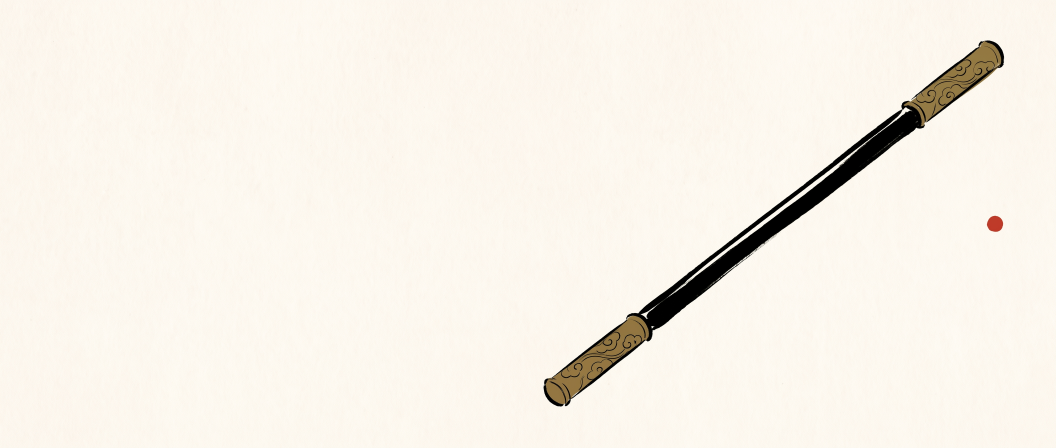
#> input picture assets/promo/hero-set/raw/hero-01-ruyi-staff.jpg, 3168 x 1344 px (shown at 1/3 size)
$ python _w1073_fix_band.py ../../../../assets/promo/hero-set/raw/hero-01-ruyi-staff.jpg out.png
#> lines starting #> are read from the running program, lines starting #| are printed output that depends on the picture; after the words box and inside, x2 and y2 are one past the last pixel; in counts of white or black regions, pixels touching at a corner belong together
# -*- coding: utf-8 -*-
"""W1073 · 09 专项 v2：底部亮带（云海地平线）程序化清除。

背景（实测 W1073 · 09 筋斗云）：
  AI image-to-image 连续 3 次都画出一条「云海地平线」亮带 ⇒ 达任务书
  「连续 3 次返工不达标 → 停手登记遗留」红线。但主体本身完好（K1 边缘配对 0.878·
  云纹涡卷与拖尾完整·朱砂点睛在位）⇒ 改用**确定性程序化修复**。

v2 修正（v1 实证缺陷）：v1 逐行判定 ⇒ 每行独立替换 ⇒ 阶梯状硬边。
  ⇒ v2 改为**按纵向连续的亮带块**处理：
     1) 掩码 = 非主体区 & 亮度显著高于纸底基线；
     2) 对掩码做**列方向**的纵向游程合并（同一列上连续的高亮像素归为一簇）
        ——亮带是**横向宽、纵向成片**的；笔画是横细长条 ⇒ 列游程长度可区分；
     3) 列游程长度 ≥ 120px 的 ⇒ 判为亮带列；
     4) 亮带列内的高亮像素按**垂直羽化**压回纸底（用该列的连续高亮段的上下端做线性渐隐）
        ⇒ 无硬边、无阶梯。
"""
import argparse

import numpy as np
from PIL import Image

W, H = 2400, 1017
DARK_PAPER = np.array([34, 29, 22], dtype=float)


def crop_to_spec(im):
    w, h = im.size
    t = W / H
    if w / h > t:
        nw = int(round(h * t)); x0 = (w - nw) // 2
        return im.crop((x0, 0, x0 + nw, h)).resize((W, H), Image.LANCZOS)
    nh = int(round(w / t)); y0 = (h - nh) // 2
    return im.crop((0, y0, w, y0 + nh)).resize((W, H), Image.LANCZOS)


def build_subject_mask(a, L, sat):
    """主体掩码：强边缘 + 饱和亮色（线条本体）——亮带不属于主体。"""
    g = np.maximum(np.abs(np.diff(L, axis=1))[:-1, :], np.abs(np.diff(L, axis=0))[:, :-1])
    subject = np.zeros_like(L, dtype=bool)
    subject[:g.shape[0], :g.shape[1]] |= (g > 6.0)
    subject[:g.shape[0], 1:g.shape[1] + 1] |= (g > 6.0)
    subject[1:, :g.shape[1]] |= (g > 6.0)
    subject[1:, 1:g.shape[1] + 1] |= (g > 6.0)
    subject |= (L > 95) & (sat > 0.15)
    return subject


def fix_band(src, dst, min_run=120):
#> called with dst = 'out.png', min_run = 120
    im = crop_to_spec(Image.open(src).convert('RGB'))
#> in crop_to_spec, `w, h = im.size`: w = 3168; h = 1344
#> in crop_to_spec, `nh = int(round(w / t))`: nh = 1342
#> in crop_to_spec, `y0 = (h - nh) // 2`: y0 = 1
    a = np.asarray(im).astype(float)
    L = 0.299 * a[:, :, 0] + 0.587 * a[:, :, 1] + 0.114 * a[:, :, 2]
    mx = a.max(2); mn = a.min(2)
    sat = np.where(mx > 0, (mx - mn) / np.maximum(mx, 1), 0)
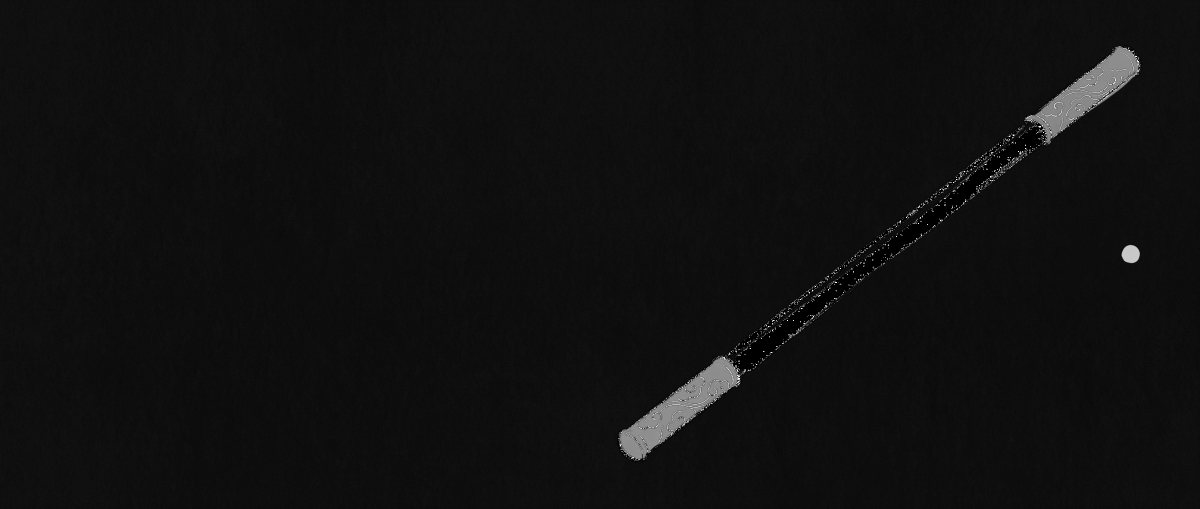
#> sat: shape (1017, 2400) float64 (shown at 1/2 size); min 0, max 1, mean 0.0623

    subject = build_subject_mask(a, L, sat)
#> in build_subject_mask, `subject[:g.shape[0], :g.shape[1]] |= (g > 6.0)`:
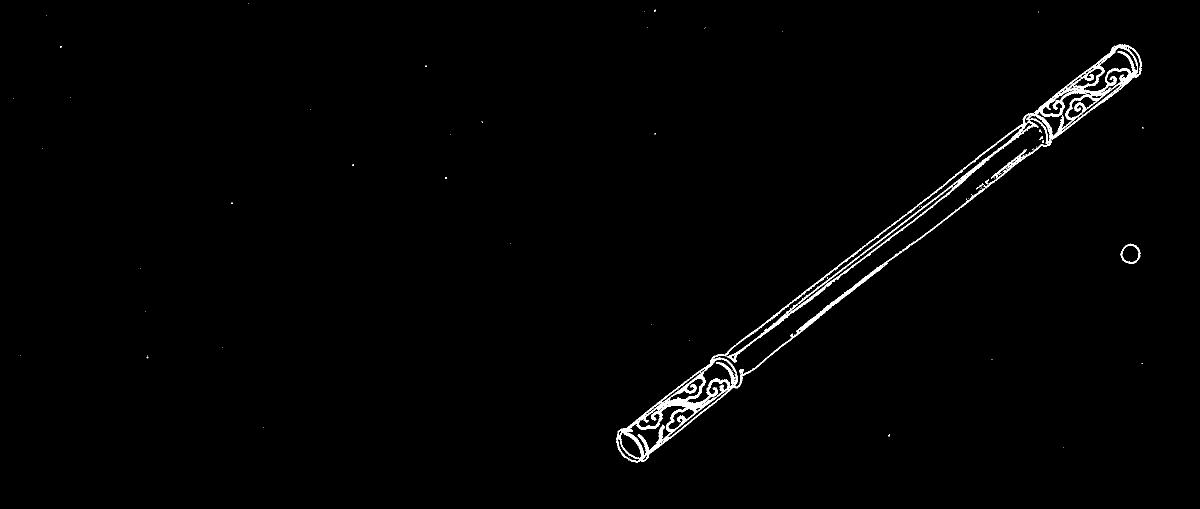
#> subject: shape (1017, 2400) bool (shown at 1/2 size); 1.1% white; 72 white regions (68 under 20 px), largest, box (x1, y1, x2, y2) and area: (1233, 89, 2284, 925) 26514, (2241, 487, 2281, 528) 359, (1970, 358, 1978, 369) 34, (2079, 272, 2086, 280) 29
#> in build_subject_mask, `subject |= (L > 95) & (sat > 0.15)`:
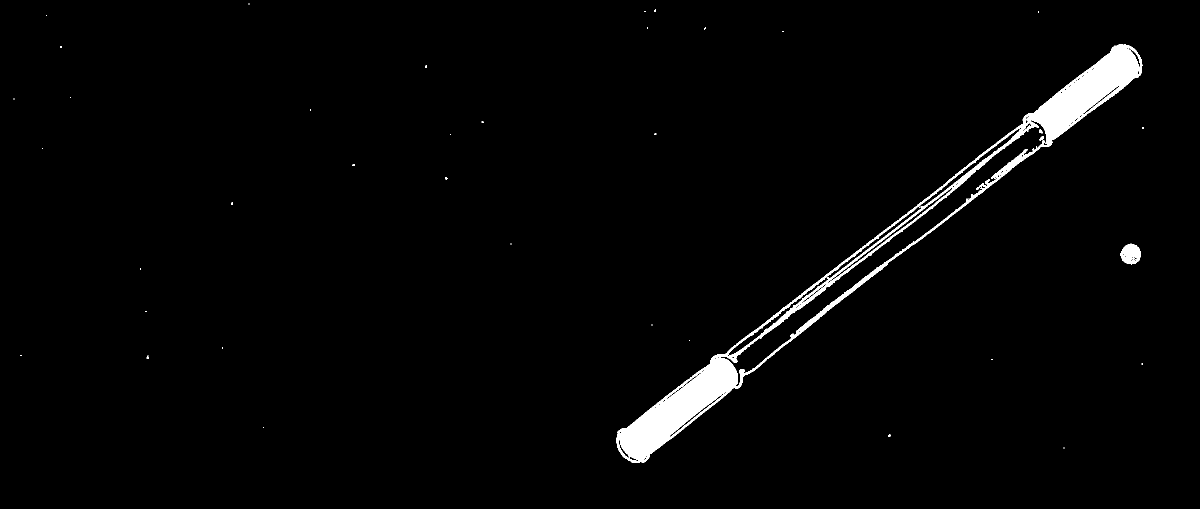
#> subject: shape (1017, 2400) bool (shown at 1/2 size); 2.2% white; 41 white regions (35 under 20 px), largest, box (x1, y1, x2, y2) and area: (1233, 89, 2285, 926) 51248, (2241, 487, 2282, 529) 1159, (2079, 272, 2087, 281) 45, (2078, 259, 2085, 267) 35, (2084, 281, 2089, 287) 28, (293, 711, 298, 718) 21
    paper_band = (L < 95) & (sat < 0.55)
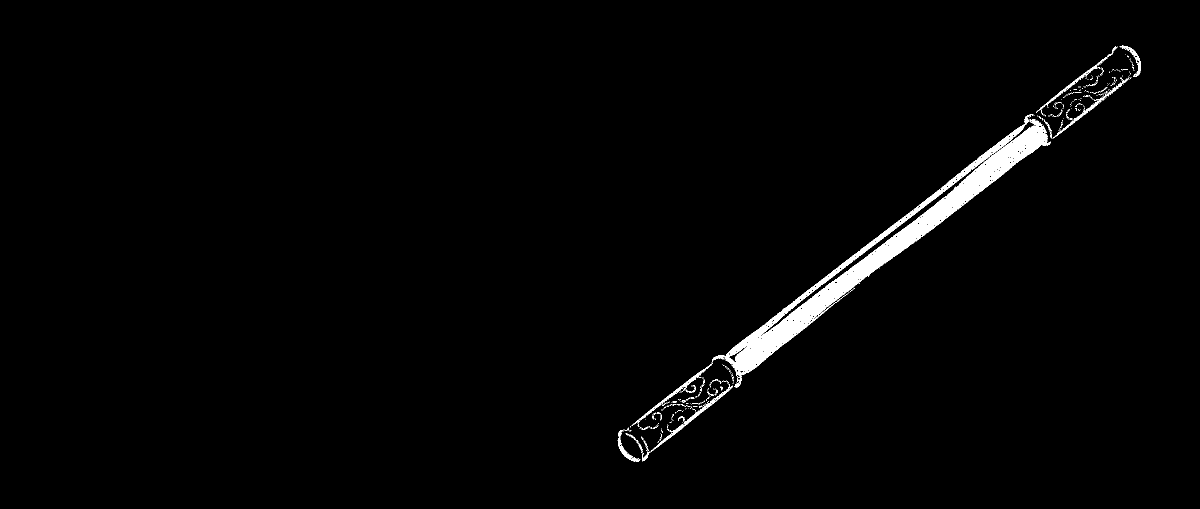
#> paper_band: shape (1017, 2400) bool (shown at 1/2 size); 1.7% white; 458 white regions (439 under 20 px), largest, box (x1, y1, x2, y2) and area: (1423, 229, 2102, 776) 35571, (1301, 768, 1466, 904) 950, (1264, 726, 1426, 852) 801
    bg_level = float(np.median(L[paper_band])) if paper_band.sum() else 34.0
#> bg_level = 0
    cand = (L > bg_level + 22) & (~subject)
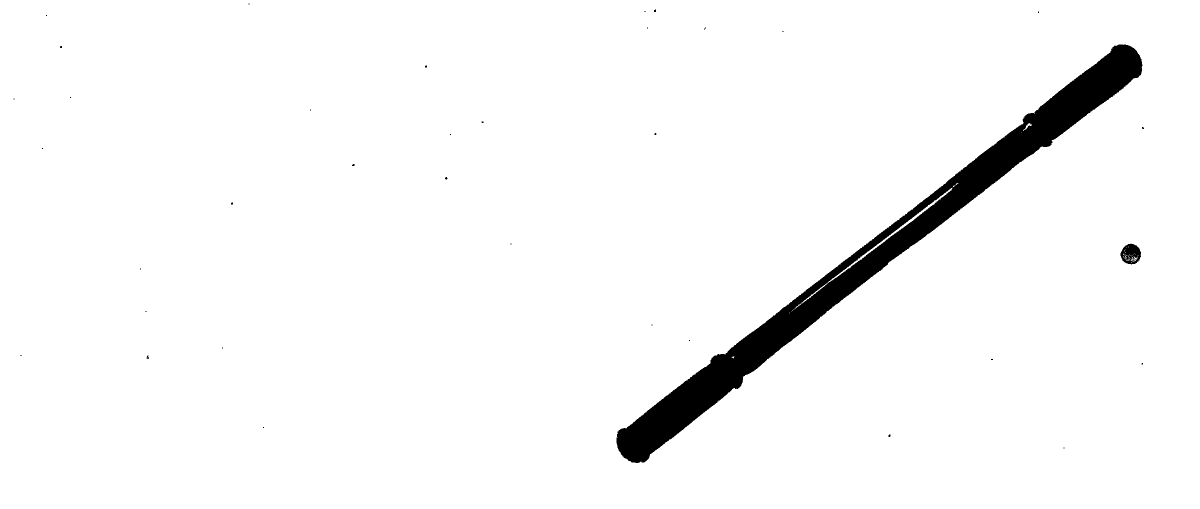
#> cand: shape (1017, 2400) bool (shown at 1/2 size); 96.5% white; 36 black regions (33 under 20 px), largest, box (x1, y1, x2, y2) and area: (1233, 89, 2285, 926) 83108, (2241, 487, 2282, 529) 1159, (293, 711, 298, 718) 21

    # —— 列游程：找出每列里纵向连续的长高亮段 ——
    band_cols = np.zeros(W, dtype=bool)
    segs = []          # (col, y_start, y_end)
    for x in range(W):
        col = cand[:, x]
        ys = np.where(col)[0]
        if len(ys) == 0:
            continue
        start, prev = ys[0], ys[0]
        for y in list(ys[1:]) + [10 ** 9]:
            if y != prev + 1:
                if prev - start + 1 >= min_run:
                    band_cols[x] = True
                    segs.append((x, start, prev))
                start = y
            prev = y
#> after the loop, segs = 3403 items, first 6: (0, 0, 1016), (1, 0, 1016), (2, 0, 1016), (3, 0, 1016), (4, 0, 1016), (5, 0, 1016)

    if not segs:
        print('  未检出亮带列 · 原样输出')
        im.save(dst, 'WEBP', quality=90, method=6)
        return 0

    out = a.copy()
    # 每列：把该列内的长高亮段按垂直渐隐压回纸底
    for x, s, e in segs:
        seg_len = e - s + 1
        fade = min(60, seg_len // 3)     # 上下端各 1/3 段的渐隐长度
        for i, y in enumerate(range(s, e + 1)):
            if fade <= 0:
                w = 1.0
            elif i < fade:
                w = i / fade
            elif i > seg_len - fade - 1:
                w = max(0.0, (seg_len - 1 - i) / fade)
            else:
                w = 1.0
            out[y, x] = out[y, x] * (1 - w) + DARK_PAPER * w
#> this loop made 3403 passes
#> (x, s, e, seg_len) on passes 1 to 3: (0, 0, 1016, 1017), (1, 0, 1016, 1017), (2, 0, 1016, 1017)
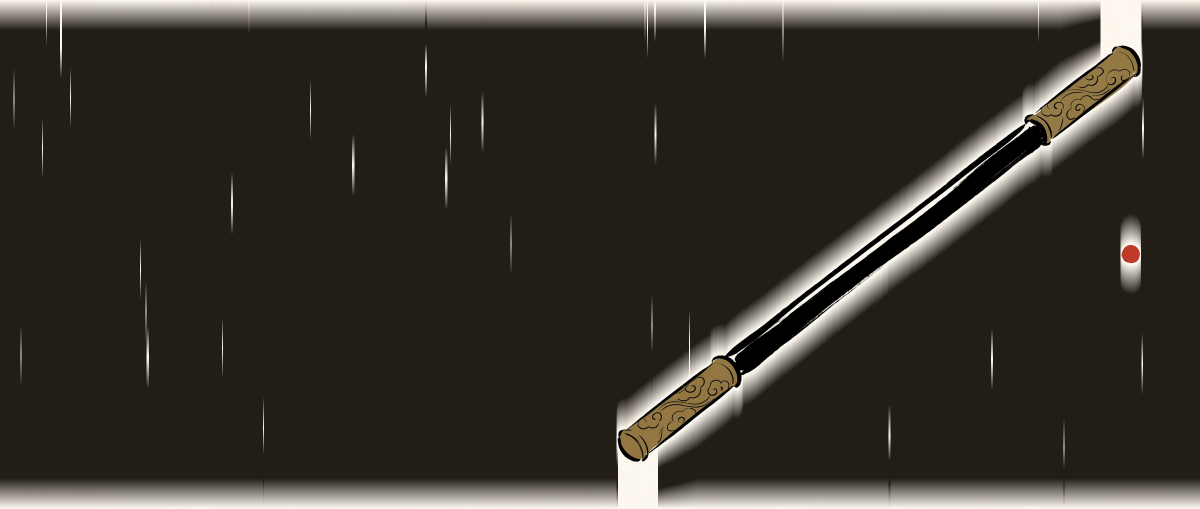
#> out: shape (1017, 2400, 3) float64 (shown at 1/2 size); mean R, G, B 55.7, 50.5, 43

    Image.fromarray(np.clip(out, 0, 255).astype(np.uint8)).save(dst, 'WEBP', quality=90, method=6)
    print(f'  纸底基线 L={bg_level:.1f} | 亮带列 {int(band_cols.sum())}/{W} | '
          f'长游程 {len(segs)} 段 | 已清除 · 输出 {dst}')
#|   纸底基线 L=0.0 | 亮带列 2400/2400 | 长游程 3403 段 | 已清除 · 输出 out.png
    return len(segs)


if __name__ == '__main__':
    ap = argparse.ArgumentParser()
    ap.add_argument('src')
    ap.add_argument('dst')
    ap.add_argument('--min-run', type=int, default=120)
    args = ap.parse_args()
    fix_band(args.src, args.dst, args.min_run)
